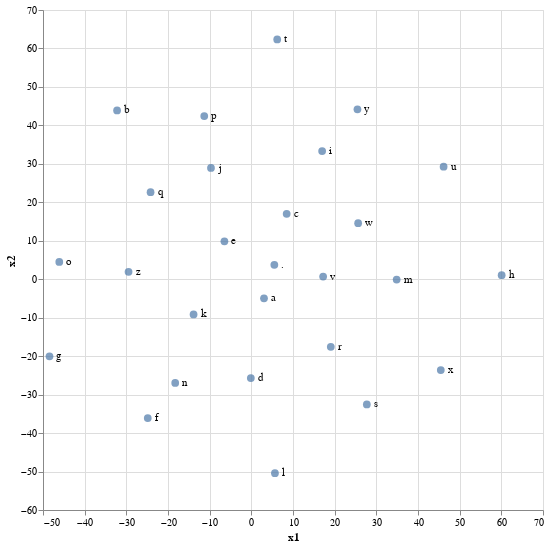

This figure's notebook cell:
### Code cell
repr = pd.DataFrame({"x1": C_emb[:, 0], "x2": C_emb[:, 1], "char": alphabet})

scatter = alt.Chart(repr).mark_circle(size=60).encode(
    x='x1',
    y='x2',
    tooltip=['char']
).properties(
    width=500,
    height=500
).interactive()

chars = scatter.mark_text(
    align='left',
    baseline='middle',
    dx=7
).encode(
    text='char'
)

scatter + chars

### Figure 1 — Vega-Lite specification as saved in the notebook (floating-point values rounded to 4 significant figures)
{"config": {"view": {"continuousWidth": 300, "continuousHeight": 300}}, "layer": [{"mark": {"type": "circle", "size": 60}, "encoding": {"tooltip": [{"field": "char", "type": "nominal"}], "x": {"field": "x1", "type": "quantitative"}, "y": {"field": "x2", "type": "quantitative"}}, "name": "view_1"}, {"mark": {"type": "text", "align": "left", "baseline": "middle", "dx": 7}, "encoding": {"text": {"field": "char", "type": "nominal"}, "tooltip": [{"field": "char", "type": "nominal"}], "x": {"field": "x1", "type": "quantitative"}, "y": {"field": "x2", "type": "quantitative"}}}], "data": {"name": "data-0893c699e37d3d977fe7714b7a28a51c"}, "height": 500, "params": [{"name": "param_1", "select": {"type": "interval", "encodings": ["x", "y"]}, "bind": "scales", "views": ["view_1"]}], "width": 500, "$schema": "https://vega.github.io/schema/vega-lite/v5.16.3.json", "datasets": {"data-0893c699e37d3d977fe7714b7a28a51c": [{"x1": 5.523, "x2": 3.735, "char": "."}, {"x1": 3.039, "x2": -4.947, "char": "a"}, {"x1": -32.22, "x2": 43.88, "char": "b"}, {"x1": 8.481, "x2": 17.02, "char": "c"}, {"x1": -0.1219, "x2": -25.69, "char": "d"}, {"x1": -6.459, "x2": 9.868, "char": "e"}, {"x1": -24.86, "x2": -36.1, "char": "f"}, {"x1": -48.44, "x2": -20.03, "char": "g"}, {"x1": 60.08, "x2": 1.053, "char": "h"}, {"x1": 16.99, "x2": 33.33, "char": "i"}, {"x1": -9.685, "x2": 28.95, "char": "j"}, {"x1": -13.86, "x2": -9.164, "char": "k"}, {"x1": 5.664, "x2": -50.42, "char": "l"}, {"x1": 34.88, "x2": -0.09232, "char": "m"}, {"x1": -18.27, "x2": -26.97, "char": "n"}, {"x1": -46.09, "x2": 4.494, "char": "o"}, {"x1": -11.3, "x2": 42.42, "char": "p"}, {"x1": -24.18, "x2": 22.64, "char": "q"}, {"x1": 19.07, "x2": -17.57, "char": "r"}, {"x1": 27.72, "x2": -32.57, "char": "s"}, {"x1": 6.211, "x2": 62.33, "char": "t"}, {"x1": 46.14, "x2": 29.25, "char": "u"}, {"x1": 17.23, "x2": 0.6871, "char": "v"}, {"x1": 25.63, "x2": 14.57, "char": "w"}, {"x1": 45.47, "x2": -23.61, "char": "x"}, {"x1": 25.47, "x2": 44.19, "char": "y"}, {"x1": -29.47, "x2": 1.941, "char": "z"}]}}
